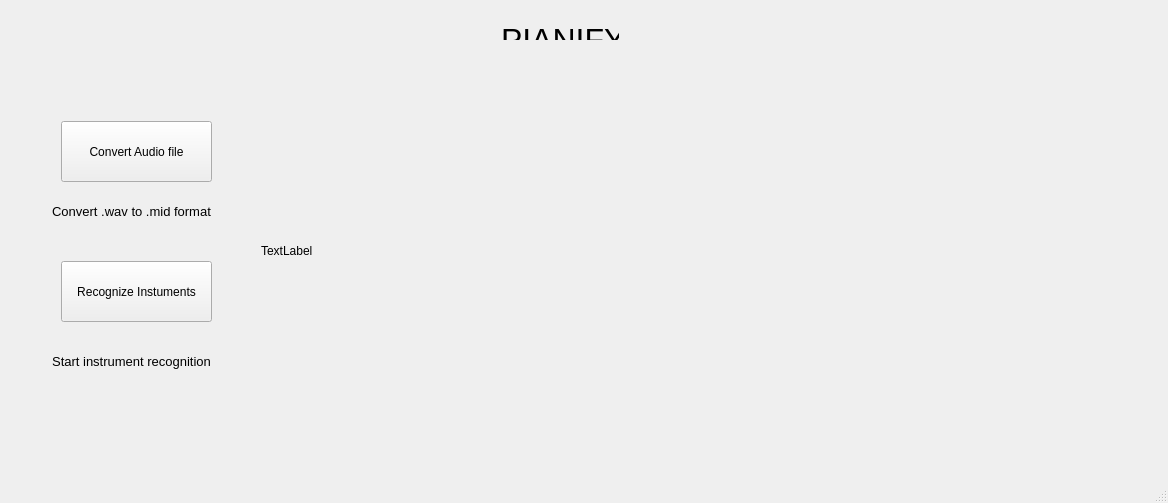
<?xml version="1.0" encoding="UTF-8"?>
<ui version="4.0">
 <class>MainWindow</class>
 <widget class="QMainWindow" name="MainWindow">
  <property name="geometry">
   <rect>
    <x>0</x>
    <y>0</y>
    <width>1168</width>
    <height>503</height>
   </rect>
  </property>
  <property name="windowTitle">
   <string>MainWindow</string>
  </property>
  <widget class="QWidget" name="centralWidget">
   <widget class="QWidget" name="gridLayoutWidget">
    <property name="geometry">
     <rect>
      <x>10</x>
      <y>390</y>
      <width>1141</width>
      <height>22</height>
     </rect>
    </property>
    <layout class="QGridLayout" name="gridLayout_2">
     <item row="0" column="1">
      <widget class="QLabel" name="label_team">
       <property name="autoFillBackground">
        <bool>true</bool>
       </property>
       <property name="text">
        <string>&lt;html&gt;&lt;head/&gt;&lt;body&gt;&lt;p&gt;&lt;span style=&quot; font-weight:600;&quot;&gt;Team SoundWave&lt;/span&gt;&lt;/p&gt;&lt;/body&gt;&lt;/html&gt;</string>
       </property>
       <property name="scaledContents">
        <bool>true</bool>
       </property>
       <property name="indent">
        <number>-1</number>
       </property>
      </widget>
     </item>
     <item row="0" column="0">
      <spacer name="horizontalSpacer_2">
       <property name="orientation">
        <enum>Qt::Horizontal</enum>
       </property>
       <property name="sizeHint" stdset="0">
        <size>
         <width>40</width>
         <height>20</height>
        </size>
       </property>
      </spacer>
     </item>
    </layout>
   </widget>
   <widget class="QWidget" name="gridLayoutWidget_3">
    <property name="geometry">
     <rect>
      <x>10</x>
      <y>10</y>
      <width>1141</width>
      <height>41</height>
     </rect>
    </property>
    <layout class="QGridLayout" name="gridLayout_5">
     <item row="0" column="0">
      <widget class="QWidget" name="widget_title" native="true">
       <widget class="QLabel" name="label_title">
        <property name="geometry">
         <rect>
          <x>480</x>
          <y>0</y>
          <width>118</width>
          <height>39</height>
         </rect>
        </property>
        <property name="sizePolicy">
         <sizepolicy hsizetype="Fixed" vsizetype="Fixed">
          <horstretch>0</horstretch>
          <verstretch>0</verstretch>
         </sizepolicy>
        </property>
        <property name="toolTip">
         <string/>
        </property>
        <property name="toolTipDuration">
         <number>0</number>
        </property>
        <property name="autoFillBackground">
         <bool>true</bool>
        </property>
        <property name="styleSheet">
         <string notr="true"/>
        </property>
        <property name="text">
         <string>&lt;html&gt;&lt;head/&gt;&lt;body&gt;&lt;p&gt;&lt;span style=&quot; font-size:24pt;&quot;&gt;PIANIFY&lt;/span&gt;&lt;/p&gt;&lt;/body&gt;&lt;/html&gt;</string>
        </property>
        <property name="scaledContents">
         <bool>true</bool>
        </property>
        <property name="indent">
         <number>-1</number>
        </property>
       </widget>
      </widget>
     </item>
    </layout>
   </widget>
   <widget class="QWidget" name="gridLayoutWidget_2">
    <property name="geometry">
     <rect>
      <x>10</x>
      <y>50</y>
      <width>1141</width>
      <height>341</height>
     </rect>
    </property>
    <layout class="QGridLayout" name="gridLayout_3">
     <item row="1" column="0">
      <widget class="QWidget" name="widget_main_body" native="true">
       <widget class="QPushButton" name="converterWindowButton">
        <property name="geometry">
         <rect>
          <x>40</x>
          <y>60</y>
          <width>151</width>
          <height>61</height>
         </rect>
        </property>
        <property name="sizePolicy">
         <sizepolicy hsizetype="Preferred" vsizetype="Preferred">
          <horstretch>0</horstretch>
          <verstretch>0</verstretch>
         </sizepolicy>
        </property>
        <property name="cursor">
         <cursorShape>ArrowCursor</cursorShape>
        </property>
        <property name="autoFillBackground">
         <bool>true</bool>
        </property>
        <property name="text">
         <string>Convert Audio file</string>
        </property>
       </widget>
       <widget class="QLabel" name="label_converter">
        <property name="geometry">
         <rect>
          <x>20</x>
          <y>130</y>
          <width>181</width>
          <height>41</height>
         </rect>
        </property>
        <property name="sizePolicy">
         <sizepolicy hsizetype="Preferred" vsizetype="Preferred">
          <horstretch>0</horstretch>
          <verstretch>0</verstretch>
         </sizepolicy>
        </property>
        <property name="contextMenuPolicy">
         <enum>Qt::NoContextMenu</enum>
        </property>
        <property name="autoFillBackground">
         <bool>true</bool>
        </property>
        <property name="text">
         <string>&lt;html&gt;&lt;head/&gt;&lt;body&gt;&lt;p align=&quot;center&quot;&gt;&lt;span style=&quot; font-size:10pt;&quot;&gt;Convert .wav to .mid format&lt;/span&gt;&lt;/p&gt;&lt;/body&gt;&lt;/html&gt;</string>
        </property>
        <property name="textFormat">
         <enum>Qt::AutoText</enum>
        </property>
        <property name="scaledContents">
         <bool>true</bool>
        </property>
       </widget>
       <widget class="QPushButton" name="recognizeWindowButton">
        <property name="geometry">
         <rect>
          <x>40</x>
          <y>200</y>
          <width>151</width>
          <height>61</height>
         </rect>
        </property>
        <property name="sizePolicy">
         <sizepolicy hsizetype="Preferred" vsizetype="Preferred">
          <horstretch>0</horstretch>
          <verstretch>0</verstretch>
         </sizepolicy>
        </property>
        <property name="cursor">
         <cursorShape>ArrowCursor</cursorShape>
        </property>
        <property name="autoFillBackground">
         <bool>true</bool>
        </property>
        <property name="text">
         <string>Recognize Instuments</string>
        </property>
       </widget>
       <widget class="QLabel" name="label_recognize">
        <property name="geometry">
         <rect>
          <x>20</x>
          <y>280</y>
          <width>181</width>
          <height>41</height>
         </rect>
        </property>
        <property name="sizePolicy">
         <sizepolicy hsizetype="Preferred" vsizetype="Preferred">
          <horstretch>0</horstretch>
          <verstretch>0</verstretch>
         </sizepolicy>
        </property>
        <property name="autoFillBackground">
         <bool>true</bool>
        </property>
        <property name="text">
         <string>&lt;html&gt;&lt;head/&gt;&lt;body&gt;&lt;p align=&quot;center&quot;&gt;&lt;span style=&quot; font-size:10pt;&quot;&gt;Start instrument recognition&lt;/span&gt;&lt;/p&gt;&lt;/body&gt;&lt;/html&gt;</string>
        </property>
        <property name="scaledContents">
         <bool>true</bool>
        </property>
       </widget>
       <widget class="QLabel" name="label_picture">
        <property name="geometry">
         <rect>
          <x>240</x>
          <y>40</y>
          <width>900</width>
          <height>300</height>
         </rect>
        </property>
        <property name="text">
         <string>TextLabel</string>
        </property>
       </widget>
      </widget>
     </item>
    </layout>
   </widget>
  </widget>
  <widget class="QMenuBar" name="menuBar">
   <property name="geometry">
    <rect>
     <x>0</x>
     <y>0</y>
     <width>1168</width>
     <height>21</height>
    </rect>
   </property>
  </widget>
  <widget class="QStatusBar" name="statusBar"/>
 </widget>
 <layoutdefault spacing="6" margin="11"/>
 <resources/>
 <connections/>
</ui>
